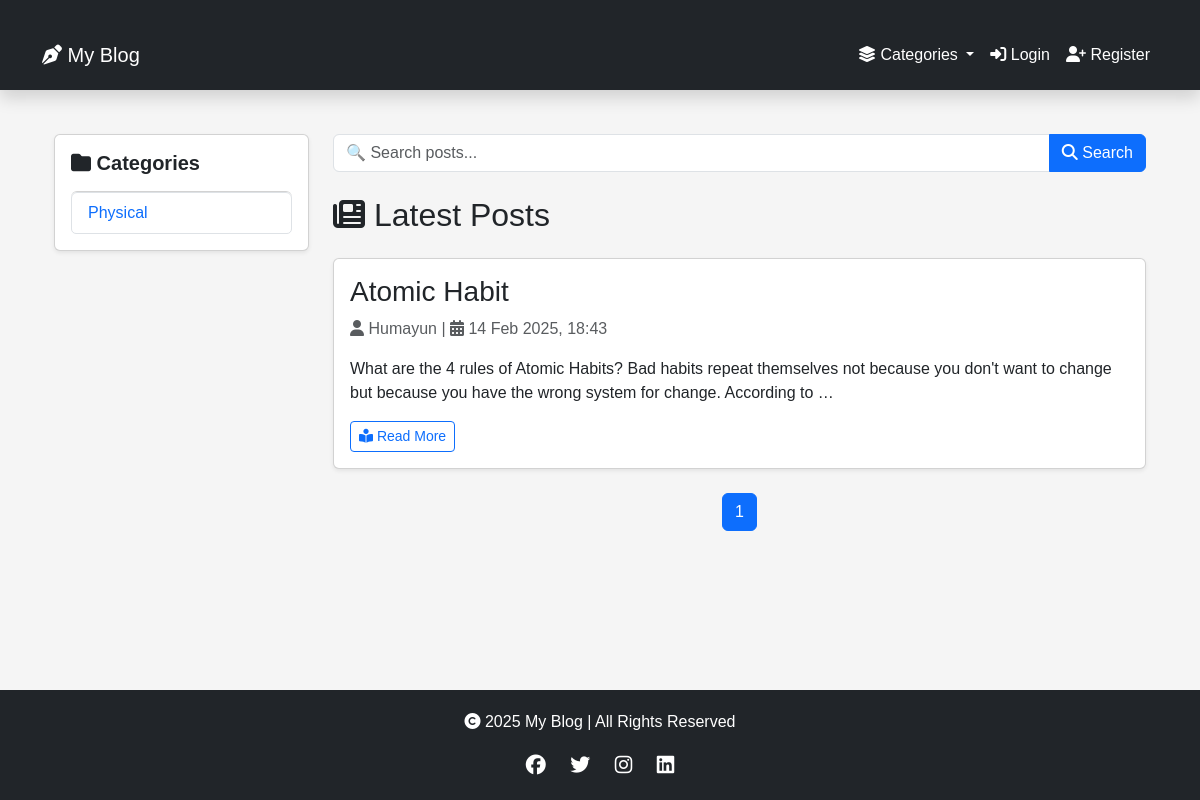
Before: / with the older database file.
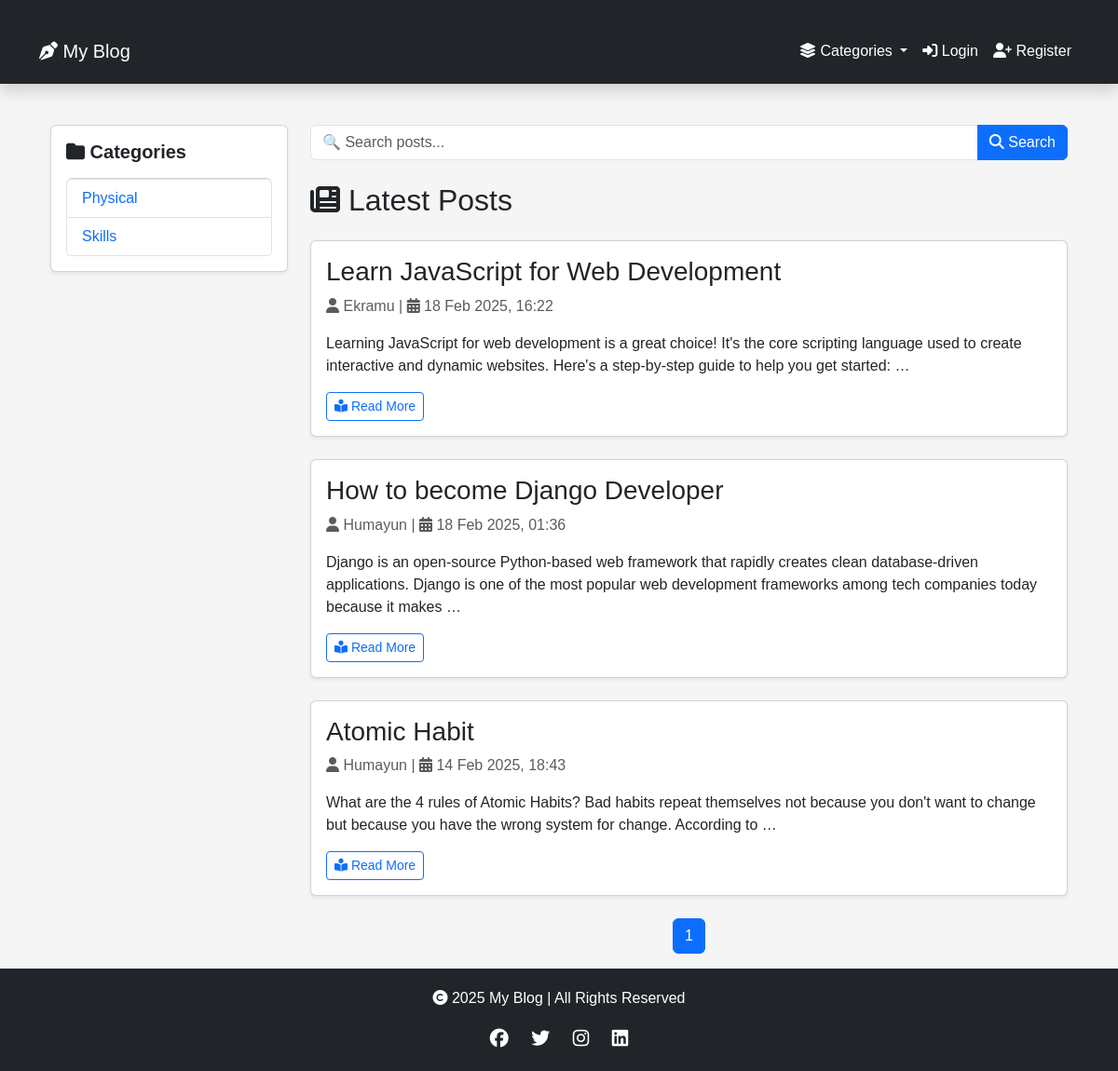
After: the same page with the newer database file.
### blog/models.py (models this page shows, shortened)
class Category(models.Model):
    name = models.CharField(max_length=100, unique=True)

class Post(models.Model):
    title = models.CharField(max_length=200)
    slug = models.SlugField(unique=True, blank=True)
    content = models.TextField()
    image = models.ImageField(upload_to='post_images/', null=True, blank=True)
    user = models.ForeignKey(User, on_delete=models.CASCADE, related_name='posts')
    category = models.ForeignKey(Category, on_delete=models.SET_NULL, null=True, blank=True)
    created_at = models.DateTimeField(auto_now_add=True)
    updated_at = models.DateTimeField(auto_now=True)
    class Meta:
        ordering = ['-created_at']  # Newest posts first

### blog/views.py (the view)
# urls.py: path('', views.post_list, name='post_list'),
def post_list(request):
    query = request.GET.get('q', '')
    posts = Post.objects.all().order_by('-created_at')
    if query:
        posts = posts.filter(title__icontains=query)  # 🔍 Search by title
    paginator = Paginator(posts, 5)
    page_number = request.GET.get('page')
    page_obj = paginator.get_page(page_number)
    return render(request, 'blog/post_list.html', {'page_obj': page_obj, 'query': query})

### blog/context_processors.py (called while the page is built)
def categories_processor(request):
    return {'categories': Category.objects.all()}

### blog/templates/blog/post_list.html (shortened to what this page needs)
{% extends 'base.html' %}
{% block content %}
<div class="container mt-4">
    <div class="row">
        <aside class="col-lg-3">
            <div class="card shadow-sm p-3">
                <h5 class="fw-bold mb-3"><i class="fas fa-folder"></i> Categories</h5>
                <ul class="list-group">
                    {% for category in categories %}
                    <li class="list-group-item">
                        <a href="{% url 'category_posts' category.id %}" class="text-decoration-none">{{ category.name }}</a>
                    </li>
                    {% empty %}
                    <li class="list-group-item text-muted">No categories available.</li>
                    {% endfor %}
                </ul>
            </div>
        </aside>
        <section class="col-lg-9">
            <form method="get" class="mb-4">
                <div class="input-group">
                    <input type="text" name="q" value="{{ query }}" class="form-control" placeholder="🔍 Search posts...">
                    <button type="submit" class="btn btn-primary"><i class="fas fa-search"></i> Search</button>
                </div>
            </form>
            <h2 class="mb-4"><i class="fas fa-newspaper"></i> Latest Posts</h2>
            {% for post in page_obj %}
            <div class="card mb-4 shadow-sm">
                <div class="card-body">
                    <h3 class="card-title">
                        <a href="{% url 'post_detail' post.slug %}" class="text-decoration-none text-dark">
                            {{ post.title }}
                        </a>
                    </h3>
                    <p class="text-muted">
                        <i class="fas fa-user"></i> {{ post.user.username }} |
                        <i class="fas fa-calendar-alt"></i> {{ post.created_at|date:"d M Y, H:i" }}
                    </p>
                    <p>{{ post.content|truncatewords:30 }}</p>
                    <div class="d-flex justify-content-between">
                        <a href="{% url 'post_detail' post.slug %}" class="btn btn-outline-primary btn-sm">
                            <i class="fas fa-book-reader"></i> Read More
                        </a>
                    </div>
                </div>
            </div>
            {% empty %}
            <p class="alert alert-info">No posts found.</p>
            {% endfor %}
            <nav aria-label="Page navigation">
                <ul class="pagination justify-content-center">
                    {% for num in page_obj.paginator.page_range %}
                    <li class="page-item {% if page_obj.number == num %}active{% endif %}">
                        <a class="page-link" href="?page={{ num }}{% if query %}&q={{ query }}{% endif %}">
                            {{ num }}
                        </a>
                    </li>
                    {% endfor %}
                </ul>
            </nav>
        </section>
    </div>
</div>
{% endblock %}

### blog/templates/base.html (shortened to what this page needs)
<!DOCTYPE html>
<html lang="en">
<head>
    <link href="https://cdn.jsdelivr.net/npm/bootstrap@5.3.0/dist/css/bootstrap.min.css" rel="stylesheet">
    <link rel="stylesheet" href="https://cdnjs.cloudflare.com/ajax/libs/font-awesome/6.4.2/css/all.min.css">
</head>
<body>
    <nav class="navbar navbar-expand-lg navbar-dark shadow">
        <div class="container">
            <a class="navbar-brand" href="{% url 'post_list' %}">
                <i class="fa-solid fa-pen-nib"></i> My Blog
            </a>
            <div class="collapse navbar-collapse" id="navbarNav">
                <ul class="navbar-nav ms-auto">
                    <li class="nav-item dropdown">
                        <a class="nav-link dropdown-toggle" href="#" id="categoryDropdown" role="button" data-bs-toggle="dropdown">
                            <i class="fa-solid fa-layer-group"></i> Categories
                        </a>
                    </li>
                    {% if user.is_authenticated %}
                        <li class="nav-item"><a class="nav-link" href="{% url 'add_post' %}"><i class="fa-solid fa-plus"></i> New Post</a></li>
                        <li class="nav-item"><a class="nav-link" href="{% url 'user_list' %}"><i class="fa-solid fa-users"></i> Users</a></li>
                        <li class="nav-item"><a class="nav-link" href="{% url 'user_profile' user.username %}"><i class="fa-solid fa-user"></i> Profile</a></li>
                        <li class="nav-item"><a class="nav-link" href="{% url 'bookmarks_list' %}">📌 Bookmarks</a></li>
                        <li class="nav-item">
                            <form id="logout-form" action="{% url 'logout' %}" method="post" class="d-inline">
                                {% csrf_token %}
                                <button type="submit" class="btn btn-custom text-dark"><i class="fa-solid fa-sign-out-alt"></i> Logout</button>
                            </form>
                        </li>
                    {% else %}
                        <li class="nav-item"><a class="nav-link" href="{% url 'login' %}"><i class="fa-solid fa-sign-in-alt"></i> Login</a></li>
                        <li class="nav-item"><a class="nav-link" href="{% url 'register' %}"><i class="fa-solid fa-user-plus"></i> Register</a></li>
                    {% endif %}
                </ul>
            </div>
        </div>
    </nav>
    <div class="container">
        {% block content %}{% endblock %}
    </div>
    <footer>
        <p><i class="fa-solid fa-copyright"></i> 2025 My Blog | All Rights Reserved</p>
        <div class="social-icons">
            <a href="https://facebook.com" target="_blank"><i class="fa-brands fa-facebook"></i></a>
            <a href="https://twitter.com" target="_blank"><i class="fa-brands fa-twitter"></i></a>
            <a href="https://instagram.com" target="_blank"><i class="fa-brands fa-instagram"></i></a>
            <a href="https://linkedin.com" target="_blank"><i class="fa-brands fa-linkedin"></i></a>
        </div>
    </footer>
</body>
</html>

### blog/templates/base.html (style rules this page uses)
body { display: flex; flex-direction: column; min-height: 100vh; background-color: #f5f5f5; font-family: 'Poppins', sans-serif; }
.navbar { background-color: #212529 !important; padding: 15px; }
.navbar-brand, .nav-link { color: #fff !important; font-weight: 500; transition: 0.3s; }
.container { flex: 1; margin-top: 20px; }
footer { background: #212529; color: white; text-align: center; padding: 20px 0; margin-top: auto; }
.social-icons a { color: white; margin: 0 10px; font-size: 20px; transition: 0.3s; }

Changed rows visible on the page:
added Category: name "Skills"
added Post: title "Learn JavaScript for Web Development", user.username "Ekramu", created_at "18 Feb 2025, 16:22", content "Learning JavaScript for web development is a great choice! It's the core scripting language used to create interactive and dynamic websites. Here's a step-by-step guide to help you get started: …"
added Post: title "How to become Django Developer", user.username "Humayun", created_at "18 Feb 2025, 01:36", content "Django is an open-source Python-based web framework that rapidly creates clean database-driven applications. Django is one of the most popular web development frameworks among tech companies today because it makes …"
